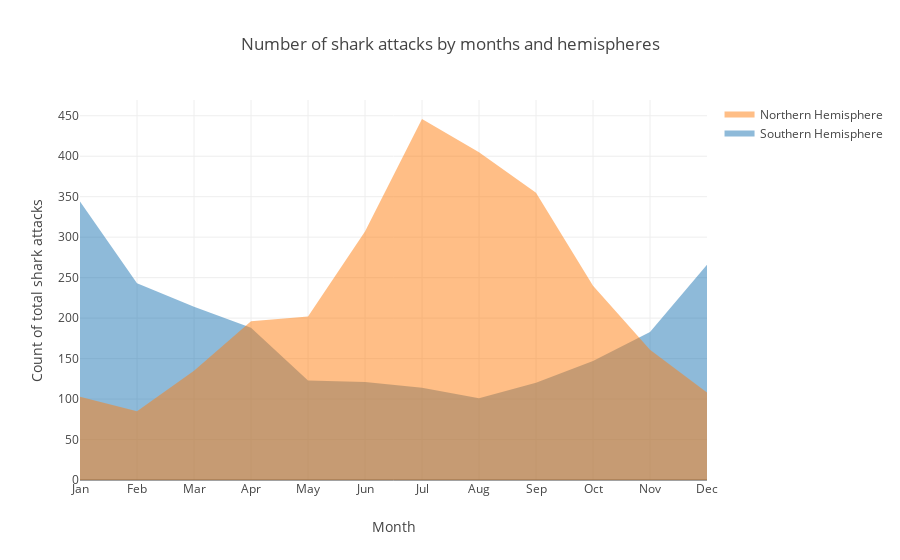

Source (notebook cell):
### Code cell
trace1 = go.Scatter(
    x=months,
    y=south,
    fill='tonexty',
    mode= 'none', name='Southern Hemisphere'
)
trace2 = go.Scatter(
    x=months,
    y=north,
    fill='tozeroy',
    mode= 'none', name='Northern Hemisphere'
)

data = [trace1, trace2]

layout = go.Layout(barmode='overlay',
        xaxis=dict(title='Month'),
                   
    title='Number of shark attacks by months and hemispheres',
    yaxis=dict(
        title='Count of total shark attacks'
    ),
    bargap=0.1
)

fig = go.Figure(data=data, layout=layout)
iplot(fig, filename = "Sharks stacked")

### Figure 1 — Plotly figure (JSON) as saved in the notebook; plotly's stock layout.template omitted (floating-point values rounded to 4 significant figures)
{"data": [{"fill": "tonexty", "mode": "none", "name": "Southern Hemisphere", "type": "scatter", "uid": "e0c2cc11-e96e-4417-b75f-1c54a21ca70f", "x": ["Jan", "Feb", "Mar", "Apr", "May", "Jun", "Jul", "Aug", "Sep", "Oct", "Nov", "Dec"], "y": [344, 243, 214, 188, 123, 121, 114, 101, 120, 147, 183, 266]}, {"fill": "tozeroy", "mode": "none", "name": "Northern Hemisphere", "type": "scatter", "uid": "520969f8-d26c-4f0e-90d4-66825594c255", "x": ["Jan", "Feb", "Mar", "Apr", "May", "Jun", "Jul", "Aug", "Sep", "Oct", "Nov", "Dec"], "y": [103, 85, 135, 196, 202, 307, 446, 405, 355, 240, 161, 108]}], "layout": {"bargap": 0.1, "barmode": "overlay", "title": {"text": "Number of shark attacks by months and hemispheres"}, "xaxis": {"title": {"text": "Month"}}, "yaxis": {"title": {"text": "Count of total shark attacks"}}}}
